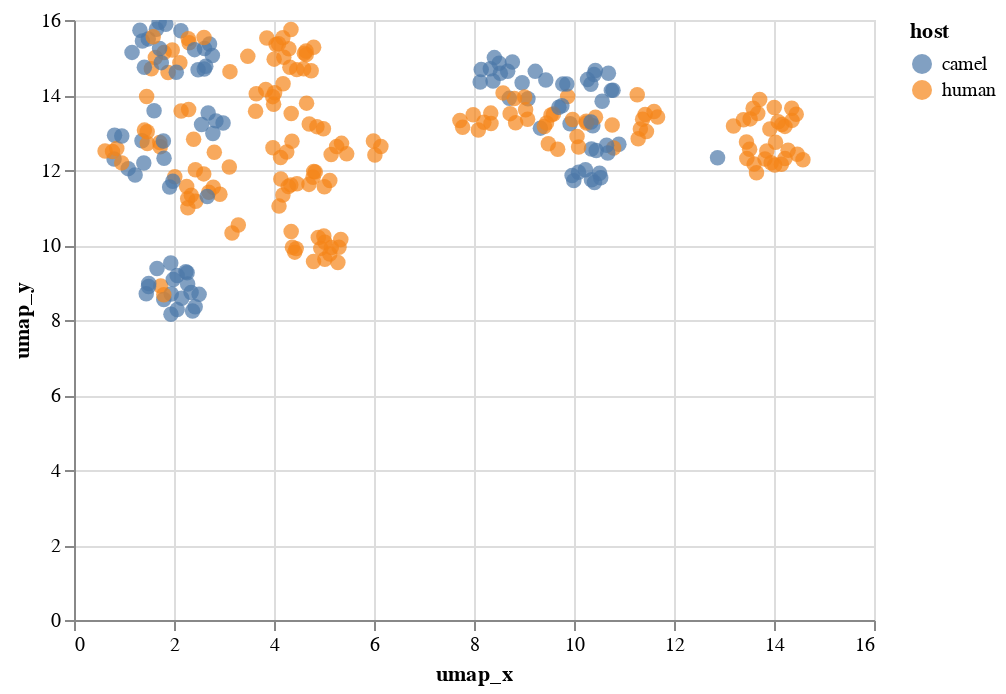

Here is the notebook cell this chart was saved with:
### Code cell
scatterplot_with_tooltip_interactive(merged_umap_df,'umap_x','umap_y','umap_x','umap_y',['strain'],'host:N')

### Figure 1 — Vega-Lite specification as saved in the notebook (floating-point values rounded to 4 significant figures; data arrays with more than 128 entries replaced by an {"elided": "..."} marker saying what was removed)
{"$schema": "https://vega.github.io/schema/vega-lite/v3.4.0.json", "config": {"mark": {"tooltip": null}, "view": {"height": 300, "width": 400}}, "data": {"name": "data-2f94c581b0264e5945cabf19dacf3747"}, "datasets": {"data-2f94c581b0264e5945cabf19dacf3747": {"elided": "274 records"}}, "encoding": {"color": {"field": "host", "type": "nominal"}, "tooltip": [{"field": "strain", "type": "nominal"}], "x": {"field": "umap_x", "title": "umap_x", "type": "quantitative"}, "y": {"field": "umap_y", "title": "umap_y", "type": "quantitative"}}, "mark": {"size": 60, "type": "circle"}, "selection": {"selector033": {"bind": "scales", "encodings": ["x", "y"], "type": "interval"}}}
